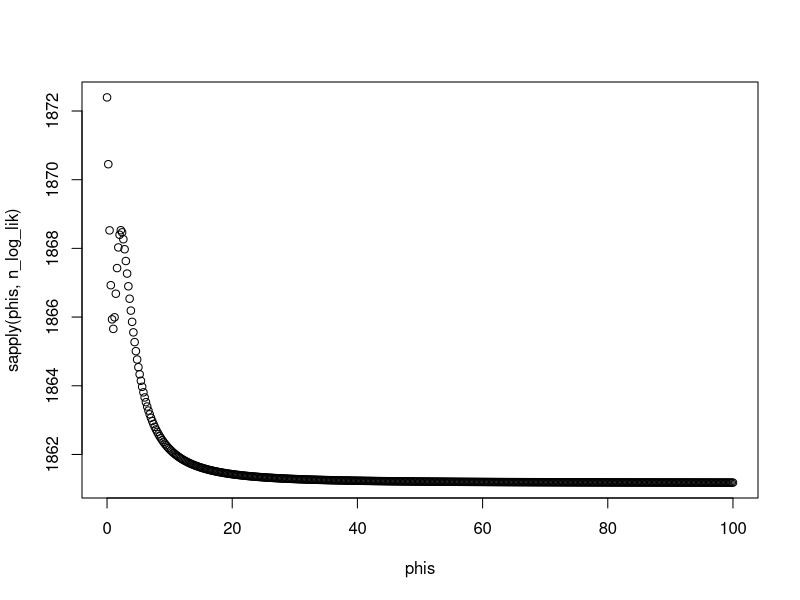

Source code (R): (Note: this script raises an error after producing the figure.)
#!/usr/bin/Rscript
#  dev/kalman_filt_again.R Author "Nathan Wycoff <nathanbrwycoff@gmail.com>" Date 11.08.2018

## Get Kalman Filtering up and running for later integration with the EM algo.

#TODO: We may be assuming mean zero.
###### For starters, 1D latent process and observed data together with multiple observations per time point.
set.seed(12345)
# Params
sigma_x <- 0.1
sigma_z <- 0.5
phi <- 0.8
Y <- 50#Number of time points
Ms <- rpois(Y,50) + 1#Number of observations per time point

## Simulate
# Do latent process
x_0 <- rnorm(1, 0, sigma_x)
x <- rep(NA, Y)
x <- c(x_0, x)
for (y in 1:Y) {
    x[y+1] <- phi * x[y] + rnorm(1, 0, sigma_x)
}

# Observe data
z <- list()
for (y in 1:Y) {
    z[[y]] <- rnorm(Ms[y], x[y], sigma_z)
}

## E step/likelihood
n_log_lik <- function(phi) {
    # Storage
    x_hats <- c(0, rep(NA, Y))
    x_sig2s <- c(sigma_x^2, rep(NA, Y))

    log_lik <- 0
    for (y in 1:Y) {
        x_hats_var <- (phi^2 * x_sig2s[y] + sigma_x^2)
        z_bar_var <- (sigma_z^2 / Ms[y])

        x_sig2s[y+1] <- 1/(1/x_hats_var + 1/z_bar_var)
        x_hats[y+1] <- x_sig2s[y+1] * (phi*x_hats[y] / x_hats_var  + mean(z[[y]]) / z_bar_var)
        for (m in 1:Ms[y]) {
            log_lik <- log_lik + dnorm(z[[y]][m], x_hats[y+1], sqrt(x_sig2s[y+1] + sigma_z^2), log = TRUE)
        }
    }

    return(-log_lik)
}

optim(phi, n_log_lik, method = "L-BFGS-B", lower = 0, upper = 1)

phis <- seq(0, 100, length.out = 500)
plot(phis, sapply(phis, n_log_lik))

all <- c(x, x_hats)
plot(NA, NA, xlim = c(1, Y), ylim = c(min(all), max(all)))
points(x_hats, col = 'red')
points(x, col = 'blue')
points(sapply(z, mean), col = 'green')
